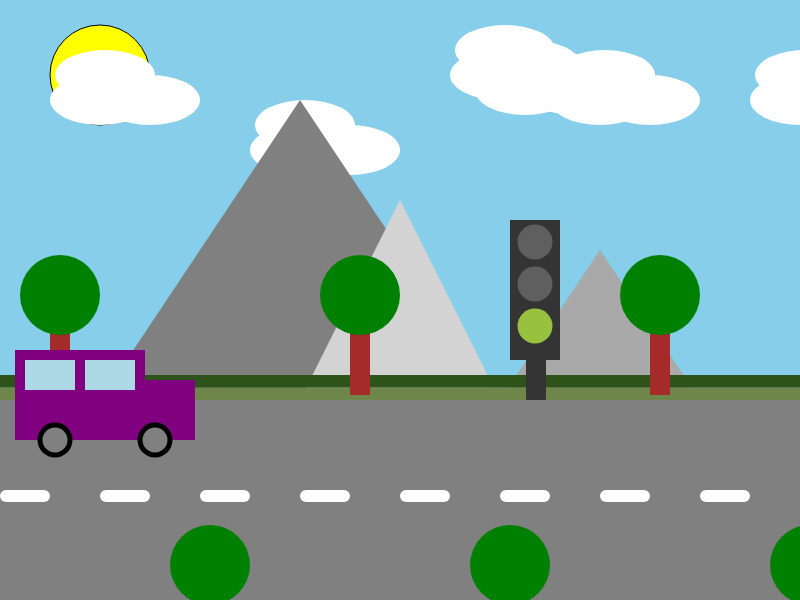
Frame 1 (no input)
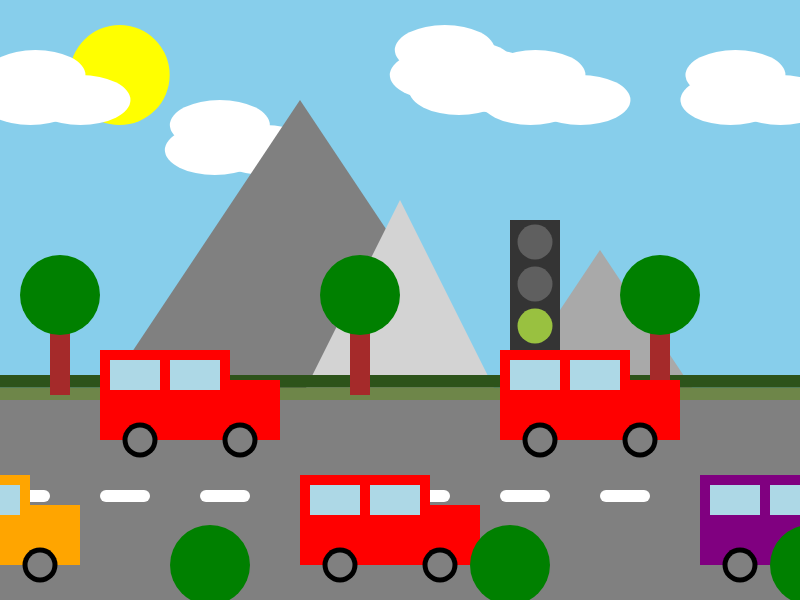
Frame 60 (no input)
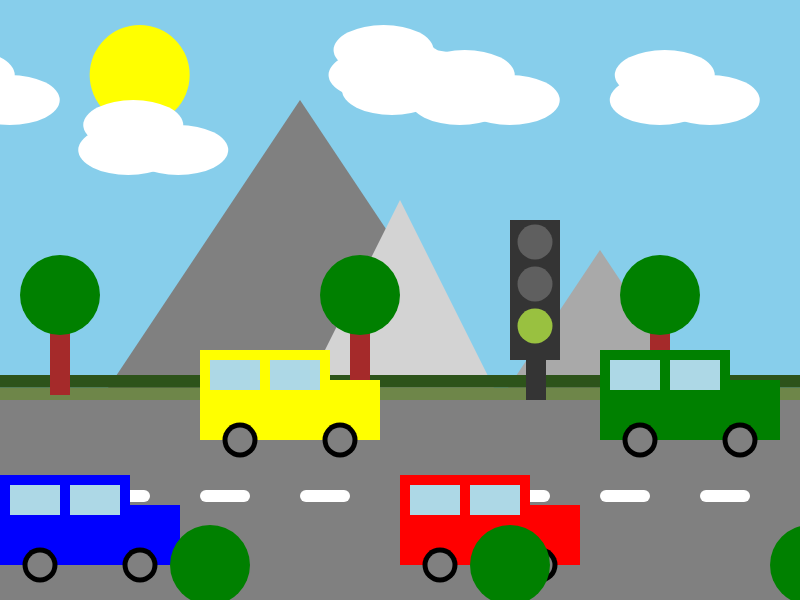
Frame 120 (the mouse pressed at the canvas centre since frame 60)

The p5.js sketch that drew these frames (run headless with seeded random() and noise() and a simulated clock; from frame 60 on, the mouse is pressed at the canvas centre):

// p5.js sketch
// ── sketch.js
const canvasWidth = 800;
const canvasHeight = 600;

const numCars = 15;
const signalXPos = 500;

let cars = InitCars(numCars);
let clouds = InitClouds();
let sun = { x: 100, y: 75, speed: 0.02 };
let trees = InitTrees();

const SIGNAL_STATE = {
  GREEN: 0,
  YELLOW: 1,
  RED: 2
}

let lightState = SIGNAL_STATE.GREEN;

//wow week 2!! aren't we all so excited to work with p5.js more
function setup() {
  createCanvas(canvasWidth, canvasHeight);
  frameRate(60);
  
}

function draw() {
  background("skyblue");
  DrawSun();
  DrawClouds();
  DrawMountains();
  DrawGrass();
  DrawTrees(true);
  DrawRoad();
  DrawTrafficLight();

  UpdateCar();
  UpdateClouds();
  DrawTrees(false);
}

function keyPressed()
{
  //If enter is pressed, cycle through the traffic light states
  if (keyCode === ENTER)
  {
    lightState = (lightState + 1) % 3;
  }
}


function InitClouds()
{
  return [
  { x: 25, y: -250 },
  { x: 100, y: 100 },
  { x: 300, y: 150 },
  { x: 500, y: 75 },
  { x: 525, y: 90 },
  { x: 600, y: 100 },
  { x: 800, y: 100 }]
}

function UpdateClouds()
{
  const cloudSpeed = 0.00005;
  for (let i = 0; i < clouds.length; i++)
  {
    //Move the clouds froms right to left
    //The higher up the cloud is, the faster it moves
    let cloud = clouds[i];
    cloud.x -= (Math.sqrt(cloudSpeed * cloud.y)) * deltaTime;

    //reset the cloud's position when it goes off screen
    if (cloud.x < -200)
    {
      //randomize the cloud's y position
      cloud.x = canvasWidth + 200;
      cloud.y = 50 + GetRandomInt(35);
      
    }
  }
}

function DrawClouds()
{
  for (let i = 0; i < clouds.length; i++)
  {
    let cloud = clouds[i];
    InitCloud(cloud.x, cloud.y);
  }
}

function InitCloud(x, y)
{
  //Draw a cloud using ellipses
  //i must re-iterate, listening to hyper pop is a great way to feel myself while getting this work done!!
  noStroke();
  fill("white");
  ellipse(x, y, 100, 50);
  ellipse(x + 50, y, 100, 50);
  ellipse(x + 5, y - 25, 100, 50);
}

function DrawSun()
{
  fill("yellow");
  ellipse(sun.x, sun.y, 100, 100);
  fill("gold")

  //Sun goes from left to right
  sun.x += sun.speed * deltaTime;

  if(sun.x > canvasWidth + 100)
  {
    sun.x = -50
  }
}

function DrawGrass() 
{
  const grassY = 400;
  const grassHeight = 25;
  const grassColor = ["#6E8649", "#2D531A"] 

  //Draw grass
  fill(grassColor[0]);
  rect(0, grassY-grassHeight/2, canvasWidth, grassHeight/2)
  fill(grassColor[1]);
  rect(0, grassY-grassHeight, canvasWidth, grassHeight/2)
}

function DrawMountains()
{
  //coding to ayesha erotica songs is so young ho coded
  fill("gray");
  triangle(100, 400, 300, 100, 500, 400);
  fill("lightgray");
  triangle(300, 400, 400, 200, 500, 400);
  fill("darkgray");
  triangle(500, 400, 600, 250, 700, 400);
}

function InstantiateCar(x, y, color)
{
  //Draw a car using rectangles and ellipses
  fill(color);
  rect(x, y, 130, 90);
  rect(x + 120, y + 30, 60, 60);

  //window
  fill("lightblue");
  rect(x + 10, y + 10, 50, 30);
  rect(x + 70, y + 10, 50, 30);

  //wheels
  fill("black");
  ellipse(x + 40, y + 90, 35, 35);
  ellipse(x + 140, y + 90, 35, 35);
  fill("gray");
  ellipse(x + 40, y + 90, 25, 25);
  ellipse(x + 140, y + 90, 25, 25);
}

//populate car object array
function InitCars(numCars)
{
  let cars = [];
  for (let i = 0; i < numCars; i++) {
    //every other car is on the other lane, so we can use the modulus operator to determine which lane to put the car in
    cars.push({ x: 0-(200*i), y: (i % 2) * 125 + 350, color: GetRandomColor(), speed: 0.9  })
  }

  return cars;
}

function GetRandomColor()
{
  const colors = ["red", "blue", "green", "yellow", "orange", "purple"];
  const randomIndex = GetRandomInt(colors.length);
  return colors[randomIndex];
}

function GetRandomInt(max) {
  return Math.floor(Math.random() * max);
}

function UpdateCar()
{
  const minSeparation = 210;
  const maxSeparation = 280;

  for (let i = 0; i < numCars; i++) 
  {
    //use a car object to keep things 
    let car = cars[i];
    
    //Stop at traffic light when the light is red and its at it.
    let currentSpeed = car.speed;
    switch (lightState) {
      case SIGNAL_STATE.GREEN:
      case SIGNAL_STATE.YELLOW:
        if(lightState == SIGNAL_STATE.YELLOW)
        {
          //planga gas when past the yellow light, otherwise half speed
          if(car.x >= signalXPos)
          {
            currentSpeed *= 2;
          }
          else
          {
            currentSpeed /= 2;
          }
         
        }
        car.x += currentSpeed * deltaTime;
        break;
      default:
        if(car.x >= signalXPos-100)
        {
          //speed off when the light is red because the young hos are driving
          currentSpeed *= 1.2;
          car.x += currentSpeed * deltaTime;
        }
          
        break;
    }
    if(lightState != SIGNAL_STATE.RED)
    {
     
      
    }
    
    InstantiateCar(car.x, car.y, car.color);

    //reset the car's position, randomize its lane and color when it drives off screen
    if (car.x > canvasWidth + 100)
    {
      // find the leftmost car and place this car  a random distance behind it
      // thank you stackoverflow...
      let leftmostX = Math.min(...cars.map(c => c.x));
      car.x = leftmostX - Math.random() * (maxSeparation - minSeparation) - minSeparation;
      // randomize lane (two lanes) and color
      car.y = (GetRandomInt(2)) * 125 + 350;
      car.color = GetRandomColor();
    }
  }  
}

function DrawRoad()
{
  const roadY = 400;
  const roadHeight = 200;
  const numStripes = 10;
  const stripeWidth = 50;
  const stripeHeight = 12;
  const stripeY = roadHeight + 290;

  fill("gray");
  rect(0, roadY, canvasWidth, roadHeight)

  //use a for loop to draw the stripes with an offset
  fill("white");

  for (let i = 0; i < numStripes; i++) 
  {
    let stripeX = stripeWidth * 2 * i;
    rect(stripeX, stripeY, stripeWidth, stripeHeight, 20)
    
  }
}

function InitTrees()
{
  let trees = [
    { x: 50, isBG: true},
    { x: 200, isBG: false},
    { x: 350, isBG: true},
    { x: 500, y: 315, isBG: false },
    { x: 650, y: 315, isBG: true },
    { x: 800, y: 315, isBG: false }
  ]
  return trees;
}

function InitTree(x, y)
{
  //Draw a tree using a rectangle for the trunk and an ellipse for the leaves
  fill("brown");
  rect(x, y, 20, 80);
  fill("green");
  ellipse(x + 10, y - 20, 80, 80);
}

function DrawTrees(drawMode)
{
  // finally.... im almost done!!!!!!!!!!!!
  // i locked in 2day tho lowk
  for (let i = 0; i < trees.length; i++)
  {
    //if drawMode is false and the tree is a background tree, skip drawing it
    if(drawMode == false && trees[i].isBG)
    {
      continue;
    }
    let tree = trees[i];
    //if the tree is a background tree, draw it at a higher position
    let yPos = tree.isBG ? 315: 585;
    InitTree(tree.x, yPos);
  }
}

function DrawTrafficLight()
{
  const yPos = 220;
  const signalSize = 35;
  const boxWidth = 50;
  const boxHeight = 140;
  const centerX = signalXPos + boxWidth / 2 + 10;
  const lightSpacing = 42;

  const lightColors = ["#343434", "#5f5f5f", "#cc3232","#e7b416", "#99c140"];

  noStroke();
  fill(lightColors[0]);
  rect(signalXPos + 10, yPos, boxWidth, boxHeight);

  //Draw the traffic light signals based on the current light state
  if(lightState == SIGNAL_STATE.RED)
  {
    fill(lightColors[2]);
  }
  else
  {
    fill(lightColors[1]);
  }
  
  circle(centerX, yPos + 22, signalSize);

  if(lightState == SIGNAL_STATE.YELLOW)
  {
    fill(lightColors[3]);
  }
  else
  {
    fill(lightColors[1]);
  }
  circle(centerX, yPos + 22 + lightSpacing, signalSize);

  if(lightState == SIGNAL_STATE.GREEN)
  {
    fill(lightColors[4]);
  }
  else
  {
    fill(lightColors[1]);
  }
  circle(centerX, yPos + 22 + lightSpacing * 2, signalSize);

  fill(lightColors[0]);
  rect(signalXPos + 26, yPos + boxHeight, 20, 40);
}
